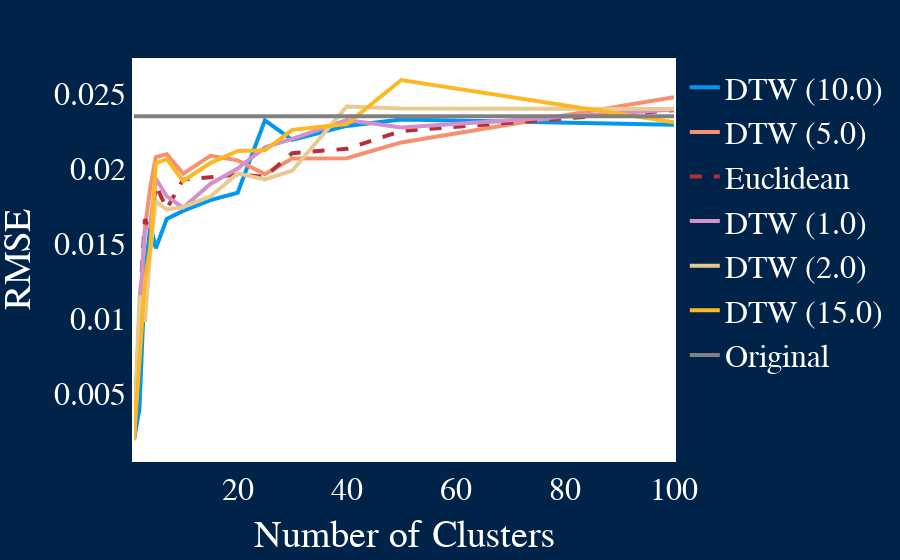

The notebook cell this image was saved under:
### Code cell
# config
path = "/cluster/home/danare/git/GENeSYS_MOD.data/Output/output_excel/Timeseries.xlsx"
config = "/cluster/home/danare/git/Clustering/data/config5.yml"
K = [1,2,3,4,5,7,10,15,20,25,30, 40,50,100]
W = Dict(
    "Euclidean" => 0,
    "DTW (1)" => 1,
    "DTW (2)" => 2,
    "DTW (5)"  => 5,
    "DTW (10)"  => 10,
    "DTW (15)"  => 15,
    
);


# empty DataFrame
df = DataFrame(Cluster = Float64[], Window = Float64[], Value = Float64[])

# read in data
config = TSClustering.read_yaml_file(file=config);
config["Country_Data_Entries"] = ["TS_WIND_ONSHORE_AVG"]
data_org = TSClustering.read_data(path=path, config=config);
data_clustering_org = TSClustering.create_clustering_matrix(config=config, CountryData=data_org);
# apply normalization
data = TSClustering.normalize_data(CountryData=data_org, config=config);
data_clustering = TSClustering.create_clustering_matrix(config=config, CountryData=data);


# calculate the distance matrix
for w ∈ values(W)
    D = TSClustering.define_distance(w=w, data_clustering=data_clustering, fast_dtw=false)
    result = hclust(D, linkage=:ward)
    for k ∈ K 
        cl = cutree(result, k=k)
        weights = Dict()
        for i in cl
            weights[i] = get(weights, i, 0) + 1
        end
    
        # bring data in Jump format
        m_cluster_org, mapping_org_data = TSClustering.calculate_representative(representative=:medoid, data_clustering=data_clustering_org, cl=cl, weights=weights, k=k);
        cluster_dict_org = TSClustering.convert_data(k=k, config=config, M=m_cluster_org);
        data_org = TSClustering.read_data(path=path, config=config);
        sc = TSClustering.scaling(data_org=data_org, scaled_clusters=cluster_dict_org, k=k, weights=weights, config=config)
        # calculate rmse
        #rmse = TSClustering.calculate_rmse(data_org=data_org, cluster_dict=sc, cl=cl)

        # calculate variance
        rmse = TSClustering.calculate_variance(cluster_dict=sc, cl=cl, config=config, weight=weights)
        # insert new row dataframe 
        push!(df, [k w rmse])
    end 
end 


# write original data
data_org = TSClustering.read_data(path=path, config=config);
var_org = 0
counter = 0
for t ∈ keys(data_org)
    for c ∈ eachcol(data_org[t])
        if sum(c) > 0
            var_org += var(c)
            counter += 1
        end
    end 
end 

for k in K
    push!(df, [k 999 var_org/counter])
end


p = collect(values(W))
append!(p, [999])

# write file as csv 
#CSV.write("results/variance_deonly.csv", df)


# plot 
TSClustering.plot_rmse_clusters(df=df, write_html=true, name="results/variance__$(Dates.now()).html")

### Figure 1 — Plotly figure (JSON) as saved in the notebook; plotly's stock layout.template omitted (floating-point values rounded to 4 significant figures)
{"data": [{"line": {"color": "rgb(1,151,239)", "dash": "solid", "width": 4}, "mode": "lines", "name": "DTW (10.0)", "type": "scatter", "x": [1, 2, 3, 4, 5, 7, 10, 15, 20, 25, 30, 40, 50, 100], "y": [0.001905, 0.003992, 0.01284, 0.01625, 0.01469, 0.01665, 0.01718, 0.0179, 0.0184, 0.02323, 0.02192, 0.02286, 0.02329, 0.02293]}, {"line": {"color": "rgb(247,144,111)", "dash": "solid", "width": 4}, "mode": "lines", "name": "DTW (5.0)", "type": "scatter", "x": [1, 2, 3, 4, 5, 7, 10, 15, 20, 25, 30, 40, 50, 100], "y": [0.001905, 0.009986, 0.01603, 0.01877, 0.02078, 0.02097, 0.01968, 0.02086, 0.02056, 0.01964, 0.02069, 0.02071, 0.02176, 0.02477]}, {"line": {"color": "rgb(181,48,57)", "dash": "dash", "width": 4}, "mode": "lines", "name": "Euclidean", "type": "scatter", "x": [1, 2, 3, 4, 5, 7, 10, 15, 20, 25, 30, 40, 50, 100], "y": [0.001905, 0.01058, 0.01665, 0.01582, 0.01892, 0.01732, 0.01928, 0.01946, 0.0196, 0.01947, 0.02104, 0.02133, 0.02252, 0.02391]}, {"line": {"color": "rgb(212,144,202)", "dash": "solid", "width": 4}, "mode": "lines", "name": "DTW (1.0)", "type": "scatter", "x": [1, 2, 3, 4, 5, 7, 10, 15, 20, 25, 30, 40, 50, 100], "y": [0.001905, 0.01043, 0.01592, 0.01629, 0.01933, 0.01816, 0.01741, 0.01899, 0.02001, 0.02143, 0.02199, 0.02325, 0.02276, 0.02394]}, {"line": {"color": "rgb(231,202,145)", "dash": "solid", "width": 4}, "mode": "lines", "name": "DTW (2.0)", "type": "scatter", "x": [1, 2, 3, 4, 5, 7, 10, 15, 20, 25, 30, 40, 50, 100], "y": [0.001905, 0.01155, 0.009783, 0.01452, 0.01783, 0.01728, 0.01744, 0.01815, 0.01969, 0.01929, 0.01987, 0.02416, 0.02403, 0.02399]}, {"line": {"color": "rgb(252,184,32)", "dash": "solid", "width": 4}, "mode": "lines", "name": "DTW (15.0)", "type": "scatter", "x": [1, 2, 3, 4, 5, 7, 10, 15, 20, 25, 30, 40, 50, 100], "y": [0.001905, 0.007181, 0.01253, 0.01473, 0.02036, 0.02064, 0.01918, 0.02038, 0.02119, 0.02123, 0.02259, 0.02298, 0.02592, 0.02311]}, {"line": {"color": "grey", "dash": "solid", "width": 4}, "mode": "lines", "name": "Original", "type": "scatter", "x": [1, 2, 3, 4, 5, 7, 10, 15, 20, 25, 30, 40, 50, 100], "y": [0.0235, 0.0235, 0.0235, 0.0235, 0.0235, 0.0235, 0.0235, 0.0235, 0.0235, 0.0235, 0.0235, 0.0235, 0.0235, 0.0235]}], "layout": {"borderwidth": 1, "font": {"color": "white", "family": "Calibri", "size": 32}, "legend": {"traceorder": "normal"}, "margin": {"b": 50, "l": 50, "r": 50, "t": 60}, "paper_bgcolor": "rgb(0,35,74)", "plot_bgcolor": "white", "xaxis": {"font": {"color": "white", "size": 32}, "linecolor": "white", "linewidth": 2, "mirror": true, "showgrid": false, "showline": true, "showticklabels": true, "tickfont": {"color": "white"}, "title": {"text": "Number of Clusters"}}, "yaxis": {"font": {"color": "white", "size": 32}, "linecolor": "white", "linewidth": 2, "mirror": true, "showgrid": false, "showline": true, "showticklabels": true, "tickfont": {"color": "white"}, "title": {"text": "RMSE"}}}}
